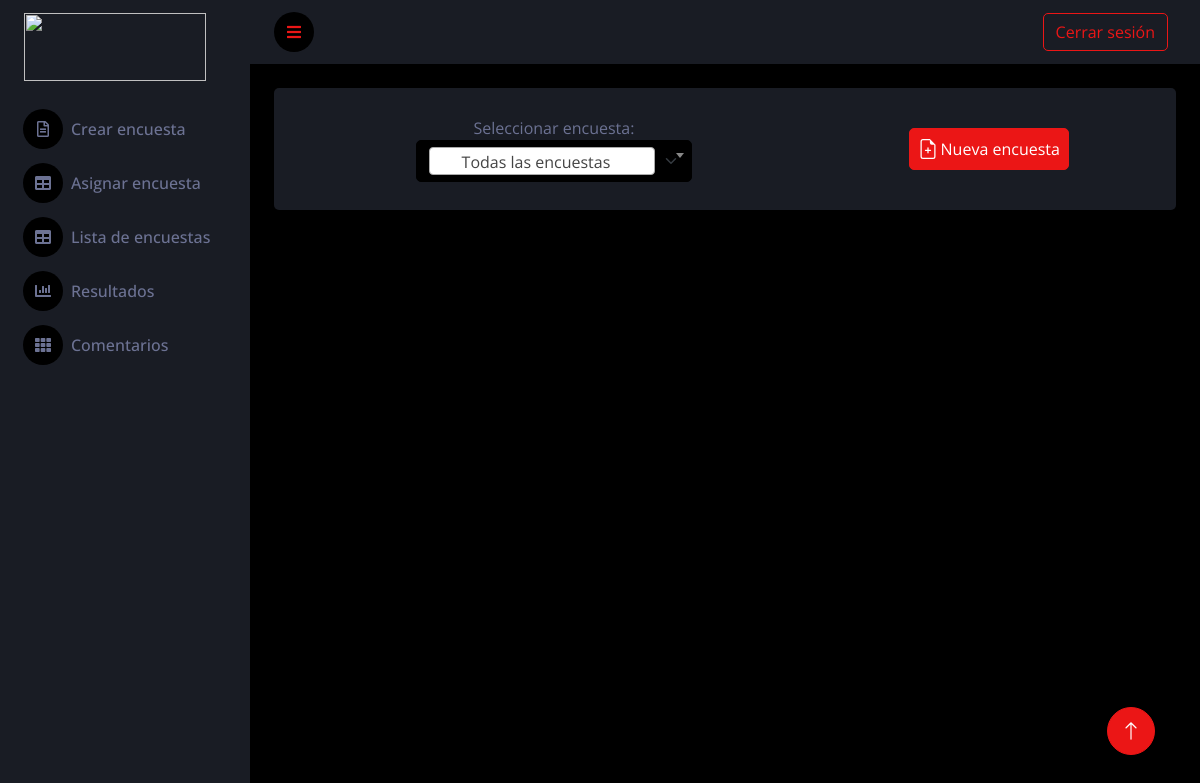
The page /listaEncuestas.php (signed in) on the database as committed earlier.
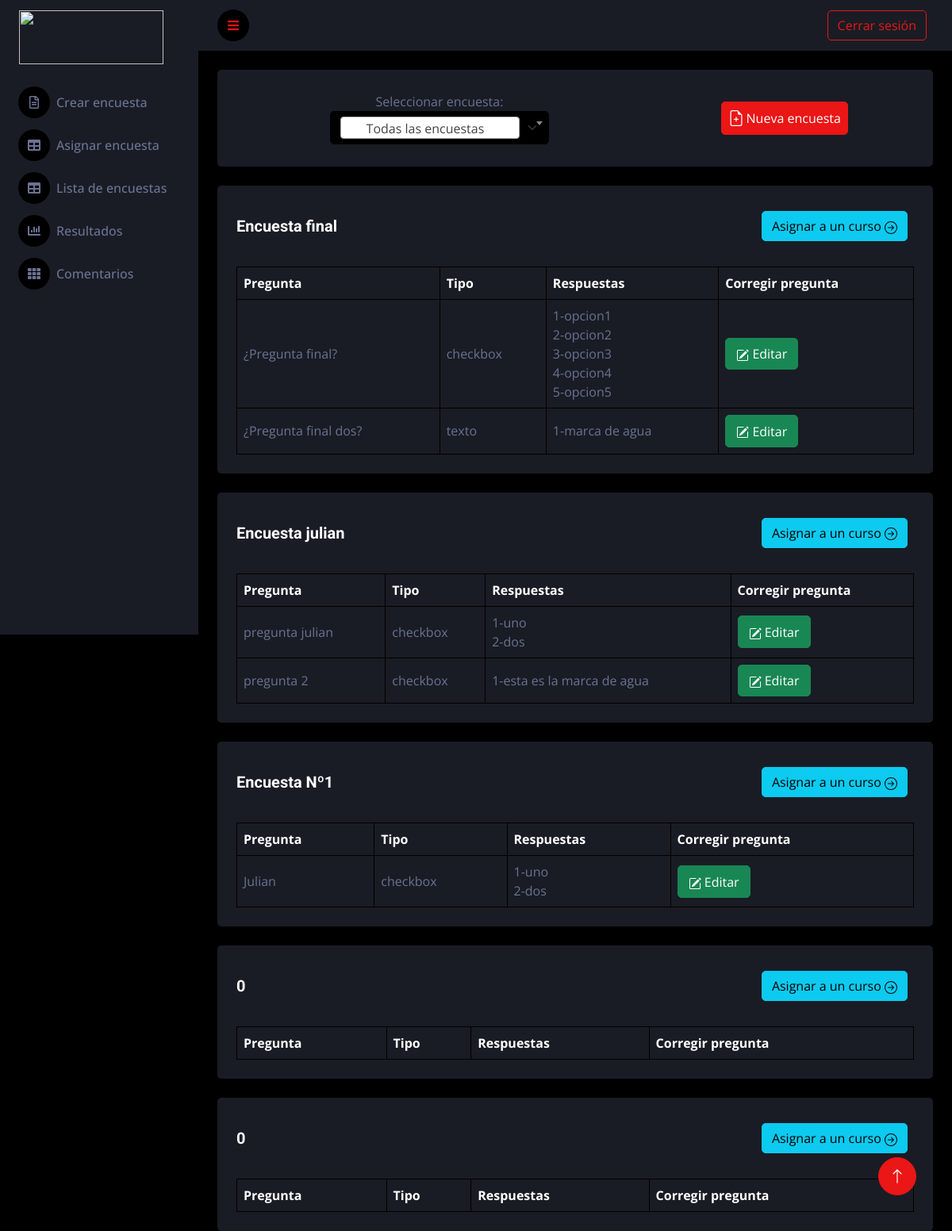
The same page on the database as committed later.
### tables this page shows
CREATE TABLE `encuestas` (
  `id_encuesta` int(11) NOT NULL,
  `nombre_encuesta` text NOT NULL
);

CREATE TABLE `preguntas` (
  `id_pregunta` int(11) NOT NULL,
  `nombre_pregunta` text NOT NULL,
  `tipo_pregunta_id` int(11) NOT NULL,
  `encuesta_id` int(11) NOT NULL
);

CREATE TABLE `tipos_preguntas` (
  `id_tipo_pregunta` int(11) NOT NULL,
  `tipo` text NOT NULL
);

CREATE TABLE `opciones` (
  `id_opciones` int(11) NOT NULL,
  `descripcion` text NOT NULL,
  `pregunta_id` int(11) NOT NULL
);

### listaEncuestas.php (the view, shortened to what this page needs)
<?php
include "parte_superior.php";
include "conexion/conex.php";
?>
<div class="container-fluid pt-4 px-4">
    <div class="bg-secondary text-center rounded p-2">
        <div class="d-flex align-items-center justify-content-around m-2">
            <div>
            <label>Seleccionar encuesta:</label>
            </div>
            <form action="./Crear_encuesta.php" method="" class="m-4"><button type="submit" href="#" class="btn btn-primary d-flex align-items-center justify-content-between p-2" style="width: 160px;">Nueva encuesta</button></form>
        </div>
    </div>
</div>
<div id="respuesta">
<?php
$sql2 = "SELECT id_encuesta, nombre_encuesta FROM encuestas ORDER BY id_encuesta DESC ";
$resultado2 = mysqli_Query($conex, $sql2);
while ($row2 = mysqli_fetch_array($resultado2)) {
    $sql3 = "SELECT encuesta_id, id_pregunta, nombre_pregunta, tipo
    FROM preguntas, tipos_preguntas,encuestas WHERE preguntas.tipo_pregunta_id = tipos_preguntas.id_tipo_pregunta
    AND encuestas.id_encuesta = preguntas.encuesta_id ORDER BY id_pregunta";
    $resultado3 = mysqli_Query($conex, $sql3);
?>
    <div class="container-fluid pt-4 px-4">
        <div class="bg-secondary text-center rounded p-4">
            <div class="d-flex align-items-center justify-content-between mb-4">
                <h5 class="mb-0"><?php echo $row2[1]; ?></h5>
                <form action="./asignarEncuesta.php" method="GET">
                    <button type="submit" class="btn btn-info m-2 align-items-center">Asignar a un curso
                    </button>
                </form>
            </div>
            <div class="table-responsive">
                <table class="table text-start align-middle table-bordered table-hover mb-0">
                    <thead>
                        <tr class="text-white">
                            <th scope="col">Pregunta</th>
                            <th scope="col">Tipo</th>
                            <th scope="col">Respuestas</th>
                            <th scope="col">Corregir pregunta</th>
                        </tr>
                    </thead>
                    <tbody>
                        <?php
                        while ($row3 = mysqli_fetch_array($resultado3)) {
                            if ($row2[0] == $row3[0]) {
                                $contador = 1;
                                $sql4 = "SELECT pregunta_id, descripcion
                            FROM preguntas, tipos_preguntas,encuestas,opciones
                            WHERE preguntas.tipo_pregunta_id = tipos_preguntas.id_tipo_pregunta
                            AND encuestas.id_encuesta = preguntas.encuesta_id
                            AND preguntas.id_pregunta = opciones.pregunta_id ORDER BY id_opciones";
                                $resultado4 = mysqli_Query($conex, $sql4);
                                echo  '<tr>
                        <td>' . $row3[2] . '</td>
                        <td>' . $row3[3] . '</td>
                        <td>';
                                while ($row4 = mysqli_fetch_array($resultado4)) {
                                    if ($row4[0] == $row3[1]) {
                                        echo $contador . '-' . $row4[1] . '<br>';
                                        $contador++;
                                    }
                                }
                                echo  '</td>
                        <td>
                        <button class="btn btn-success">
                        <a href="modificar_preguntas.php?id_encuesta=' . $row2[0] . '&id_pregunta=' . $row3[1] . '" class="btn btn-success p-0"><svg xmlns="http://www.w3.org/2000/svg" width="16" height="16" fill="currentColor" class="bi bi-pencil-square" viewBox="0 0 16 16">
                            <path d="M15.502 1.94a.5.5 0 0 1 0 .706L14.459 3.69l-2-2L13.502.646a.5.5 0 0 1 .707 0l1.293 1.293zm-1.75 2.456-2-2L4.939 9.21a.5.5 0 0 0-.121.196l-.805 2.414a.25.25 0 0 0 .316.316l2.414-.805a.5.5 0 0 0 .196-.12l6.813-6.814z" />
                            <path fill-rule="evenodd" d="M1 13.5A1.5 1.5 0 0 0 2.5 15h11a1.5 1.5 0 0 0 1.5-1.5v-6a.5.5 0 0 0-1 0v6a.5.5 0 0 1-.5.5h-11a.5.5 0 0 1-.5-.5v-11a.5.5 0 0 1 .5-.5H9a.5.5 0 0 0 0-1H2.5A1.5 1.5 0 0 0 1 2.5v11z" />
                        </svg> Editar</a>
                        </button> </td>
                    </tr>';
                            }
                        }
                        ?>
                    </tbody>
                </table>
            </div>
        </div>
    </div>
<?php
}
?>
</div>
<?php
include "parte_inferior.php";
?>

Rows that differ between the two databases and show on the page:
added encuestas: nombre_encuesta "Encuesta final"
added preguntas: nombre_pregunta "¿Pregunta final?", tipo_pregunta.tipo "checkbox", shown under "Encuesta final"
added opciones: descripcion "opcion1", shown under "¿Pregunta final?"
added opciones: descripcion "opcion2", shown under "¿Pregunta final?"
added opciones: descripcion "opcion3", shown under "¿Pregunta final?"
added opciones: descripcion "opcion4", shown under "¿Pregunta final?"
added opciones: descripcion "opcion5", shown under "¿Pregunta final?"
added preguntas: nombre_pregunta "¿Pregunta final dos?", tipo_pregunta.tipo "texto", shown under "Encuesta final"
added opciones: descripcion "marca de agua", shown under "¿Pregunta final dos?"
added encuestas: nombre_encuesta "Encuesta julian"
added preguntas: nombre_pregunta "pregunta julian", tipo_pregunta.tipo "checkbox", shown under "Encuesta julian"
added opciones: descripcion "uno", shown under "pregunta julian"
added opciones: descripcion "dos", shown under "pregunta julian"
added preguntas: nombre_pregunta "pregunta 2", tipo_pregunta.tipo "checkbox", shown under "Encuesta julian"
added opciones: descripcion "esta es la marca de agua", shown under "pregunta 2"
added encuestas: nombre_encuesta "Encuesta Nº1"
added preguntas: nombre_pregunta "Julian", tipo_pregunta.tipo "checkbox", shown under "Encuesta Nº1"
added opciones: descripcion "uno", shown under "Julian"
added opciones: descripcion "dos", shown under "Julian"
added encuestas: nombre_encuesta "0"
added encuestas: nombre_encuesta "0"
